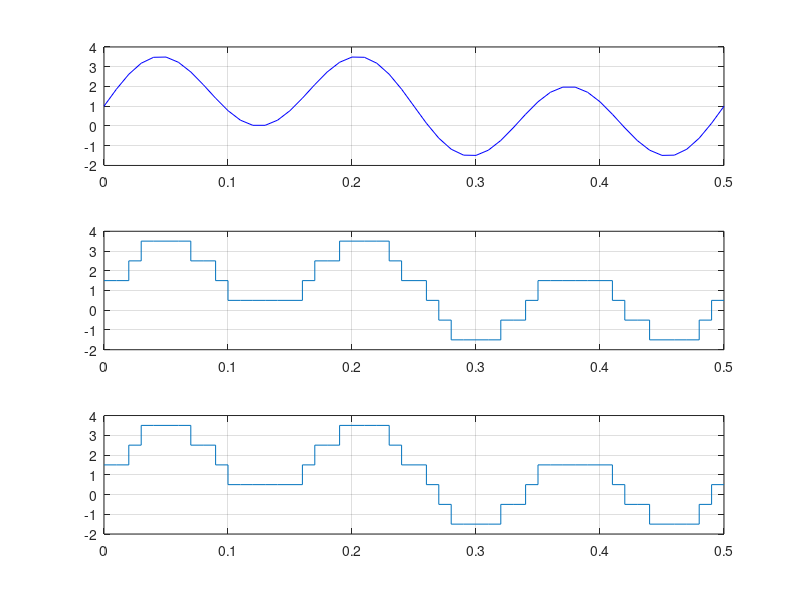

Source code (MATLAB): (Note: this script raises an error after producing the figure.)
clc;
clear all;close all;
%% Continuos Time
t= 0:0.01:0.5;
x= 1 + sin (2*pi*2*t)+ 2*sin(2*pi*6*t);
subplot(3,1,1);
plot(t, x, 'b'); grid on; hold on
%% Quantizer & Encoder
t= 0:0.01:0.5;
x=1 + sin (2*pi*2*t)+ 2*sin(2*pi*6*t);
yq=[]; bn=[];
for n=1:length(t)
    if x(n)>=-2 && x(n)<-1
        y=-1.5;
        b='000';
    elseif x(n)>=-1 && x(n)<0
        y=-0.5;
        b='001';
    elseif x(n)>=0 && x(n)<1
        y=0.5;
        b='010';
    elseif x(n)>=1 && x(n)<2
        y=1.5;
        b='011';
    elseif x(n)>=2 && x(n)<3
        y=2.5;
        b='100';
    elseif x(n)>=3 && x(n)<4
        y=3.5;
        b='101';
    elseif x(n)>=4 && x(n)<5
        y=4.5;
        b='110';
    elseif x(n)>=5 && x(n)<6
        y=5.5;
        b='111';
    end
    yq=[yq, y];
    bn=[bn, b];
end
subplot(3,1,2);
stairs(t, yq); hold on; grid on;

%% LPF & Decoding
noOfSamples = length(bn);
yRec =[]; % y Receieved acronym yRec
for n=1:3:noOfSamples
    if bn(n:n+2)=='000'
        yR=-1.5;
    elseif bn(n:n+2)=='001'
        yR=-0.5;
    elseif bn(n:n+2)=='010'
        yR=0.5;
    elseif bn(n:n+2)=='011'
        yR=1.5;
    elseif bn(n:n+2)=='100'
        yR=2.5;
    elseif bn(n:n+2)=='101'
        yR=3.5;
    elseif bn(n:n+2)=='110'
        yR=4.5;
    elseif bn(n:n+2)=='111'
        yR=5.5;
    end
    yRec=[yRec, yR];
end

subplot(3,1,3);
stairs(t, yRec); hold on; grid on;

fc= 20; 
Ts= 0.01;
yLP = lowpass(yRec, fc, 1/Ts);
plot(t, yLP); hold on; 
